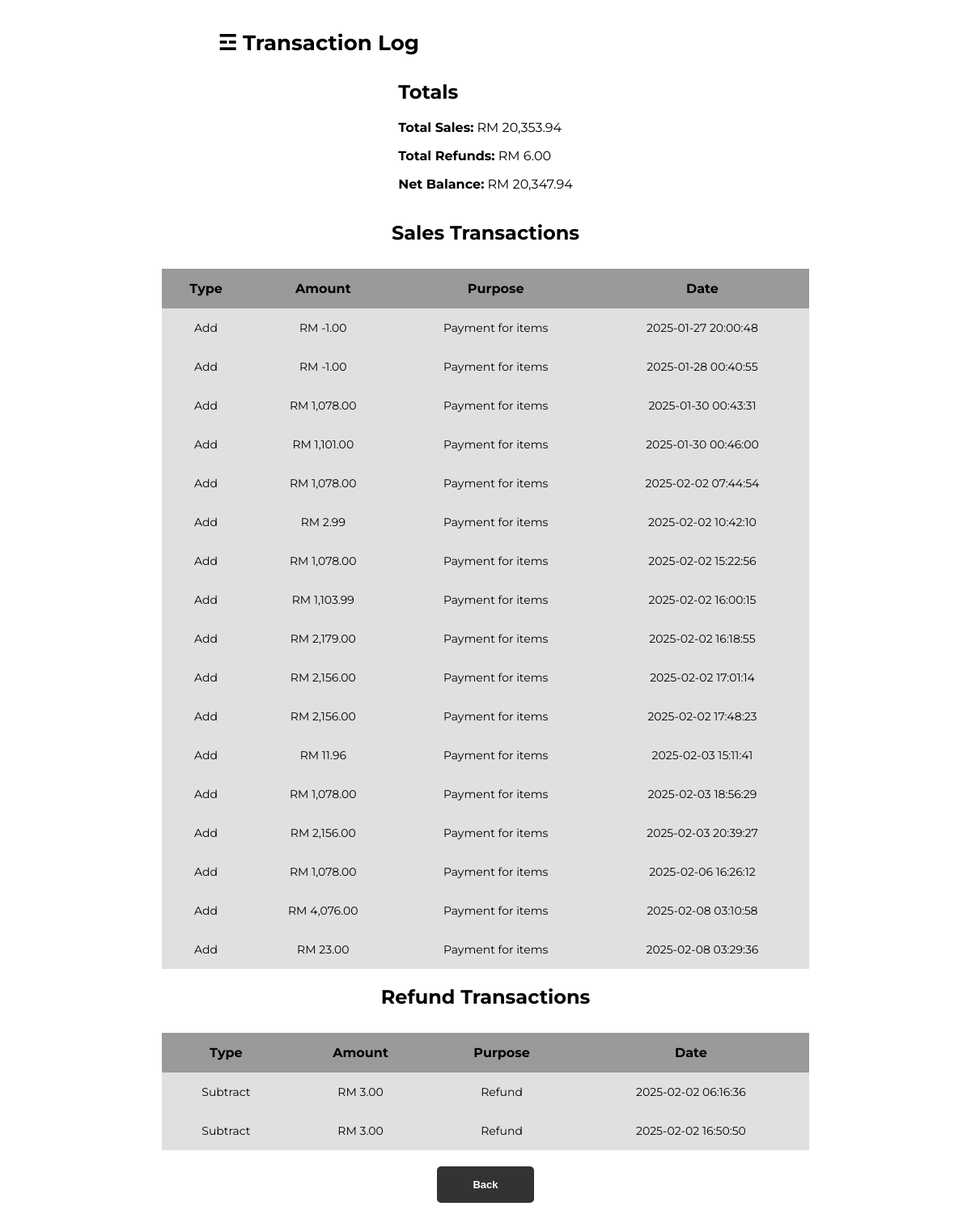
/fundsale, run on the app's committed database.
### main.py (models this page shows)
class Sales(db.Model):
    id = db.Column(db.Integer, primary_key=True)
    type = db.Column(db.String(10))
    amount = db.Column(db.Float, nullable=False)
    purpose = db.Column(db.String(255), nullable=False)
    date = db.Column(db.DateTime, default=datetime)

### main.py (the view)
@tandtweb.route('/fundsale', methods=['GET'])
def view_sale():
    sales_transactions = Sales.query.filter(Sales.purpose == 'Payment for items').all()
    refund_transactions = Sales.query.filter(Sales.purpose == 'Refund').all()
    total_sales = sum(t.amount for t in sales_transactions)  # Total sales amount
    total_refunds = sum(t.amount for t in refund_transactions)  # Total refunds amount
    net_balance = total_sales - total_refunds  # Net balance (sales - refunds)
    return render_template(
        'fundsale.html',
        sales_transactions=sales_transactions,
        refund_transactions=refund_transactions,
        total_sales=total_sales,
        total_refunds=total_refunds,
        net_balance=net_balance
    )

### templates/fundsale.html (shortened to what this page needs)
<!DOCTYPE html>
<html lang="en">
<head>
    <link rel="stylesheet" href="/static/viewtable.css">
</head>
<body>
    <h1 class="fundsale">☲ Transaction Log</h1>
    <div class="totals">
        <h2>Totals</h2>
        <p><strong>Total Sales:</strong> RM {{ "{:,.2f}".format(total_sales) }}</p>
        <p><strong>Total Refunds:</strong> RM {{ "{:,.2f}".format(total_refunds) }}</p>
        <p><strong>Net Balance:</strong> RM {{ "{:,.2f}".format(net_balance) }}</p>
    </div>
    <h2>Sales Transactions</h2>
    <table class="fundsale">
        <thead>
            <tr>
                <th>Type</th>
                <th>Amount</th>
                <th>Purpose</th>
                <th>Date</th>
            </tr>
        </thead>
        <tbody>
            {% if sales_transactions %}
                {% for transaction in sales_transactions %}
                    <tr class="notification-row">
                        <td>{{ transaction.type }}</td>
                        <td>RM {{ "{:,.2f}".format(transaction.amount) }}</td>
                        <td>{{ transaction.purpose }}</td>
                        <td>{{ transaction.date.strftime('%Y-%m-%d %H:%M:%S') }}</td>
                    </tr>
                {% endfor %}
            {% else %}
                <tr class="notification-row">
                    <td colspan="4">No sales transactions to display.</td>
                </tr>
            {% endif %}
        </tbody>
    </table>
    <h2>Refund Transactions</h2>
    <table class="fundsale">
        <thead>
            <tr>
                <th>Type</th>
                <th>Amount</th>
                <th>Purpose</th>
                <th>Date</th>
            </tr>
        </thead>
        <tbody>
            {% if refund_transactions %}
                {% for transaction in refund_transactions %}
                    <tr class="notification-row">
                        <td>{{ transaction.type }}</td>
                        <td>RM {{ "{:,.2f}".format(transaction.amount) }}</td>
                        <td>{{ transaction.purpose }}</td>
                        <td>{{ transaction.date.strftime('%Y-%m-%d %H:%M:%S') }}</td>
                    </tr>
                {% endfor %}
            {% else %}
                <tr class="notification-row">
                    <td colspan="4">No refund transactions to display.</td>
                </tr>
            {% endif %}
        </tbody>
    </table>
    <button type="button" onclick="window.location.href='/sponsorhome'">Back</button>
</body>
</html>

### static/viewtable.css (style rules this page uses)
body { font-family: 'Montserrat', sans-serif; background-color: #ffffff; display: flex; flex-direction: column; align-items: center; padding: 20px; margin: 0; }
h1 { font-size: 26px; font-weight: bold; margin-bottom: 10px; text-align: left; }
h1.fundsale { width: 57%; }
table { width: 100%; border-collapse: collapse; margin-top: 10px; }
table.fundsale { max-width: 800px; }
th, td { padding: 15px; text-align: center; }
th { background-color: #9a9a9a; color: rgb(0, 0, 0); font-weight: bold; }
td { background-color: #e0e0e0; padding: 15px; font-size: 14px; }
button { background-color: #333; color: white; border: none; padding: 10px 20px; border-radius: 5px; font-size: 13px; cursor: pointer; font-weight: bold; margin-top: 20px; min-width: 120px; height: 45px; }

### data on the page
Sales: amount "-1.00"
Sales: amount "-1.00"
Sales: amount "1,078.00"
Sales: amount "1,101.00"
Sales: amount "1,078.00"
Sales: amount "2.99"
Sales: amount "1,078.00"
Sales: amount "1,103.99"
Sales: amount "2,179.00"
Sales: amount "2,156.00"
Sales: amount "2,156.00"
Sales: amount "11.96"
Sales: amount "1,078.00"
Sales: amount "2,156.00"
Sales: amount "1,078.00"
Sales: amount "4,076.00"
Sales: amount "23.00"
Sales: amount "3.00"
Sales: amount "3.00"

### other printed values
{{ "{:,.2f}".format(total_sales) }} "20,353.94"
{{ "{:,.2f}".format(total_refunds) }} "6.00"
{{ "{:,.2f}".format(net_balance) }} "20,347.94"
